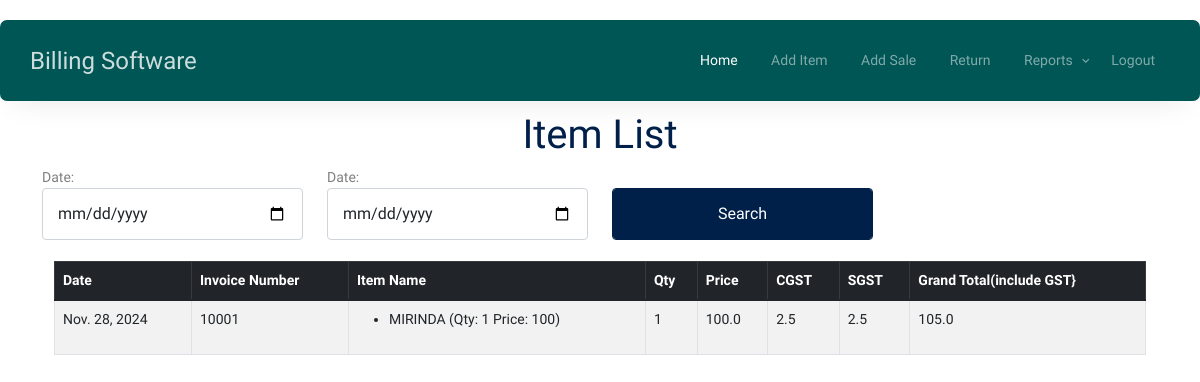
Page /returnReport on the committed database.
### shopping_app/models.py (models this page shows)
class Return(models.Model):
    phonenumber = models.IntegerField(null=True)
    itemname = models.CharField(max_length=250,null=True)
    hsncode = models.CharField(max_length=250,null=True)
    price = models.CharField(max_length=250,null=True)
    gst = models.IntegerField(null=True)
    cgst = models.FloatField(null=True)
    sgst = models.FloatField(null=True)
    quantity = models.IntegerField(null=True)
    date = models.DateField(auto_now_add=True)
    invoiceNo =models.CharField(max_length=250,null=True)
    username = models.CharField(max_length=250,null=True)
    barcode_number = models.CharField(max_length=250,null=True)
    discount = models.IntegerField(null=True)

### shopping_app/views.py (the view)
# urls.py: path('returnReport',views.returnReport,name='returnReport'),
def returnReport(request):
    from_date = request.GET.get('from_date')
    to_date = request.GET.get('to_date')
    sales = Return.objects.all()
    if from_date:
        sales = sales.filter(date__gte=parse_date(from_date))
    if to_date:
        sales = sales.filter(date__lte=parse_date(to_date))
    sales_summary = {}
    for sale in sales:
        invoice_no = sale.invoiceNo
        if invoice_no not in sales_summary:
            sales_summary[invoice_no] = {
                'date': sale.date,
                'items': [],
                'grand_qty': 0,
                'grand_print': 0.0,
                'grand_price_with_gst': 0.0,
                'cgst_amount': 0.0,
                'sgst_amount': 0.0,
            }
        sales_summary[invoice_no]['items'].append({
            'itemname': sale.itemname,
            'quantity': sale.quantity,
            'price':sale.price,
        })
        price = float(sale.price)
        quantity = sale.quantity
        gst = float(sale.gst) if hasattr(sale, 'gst') else 0.0
        item_total = price * quantity  # Total price for the item
        sales_summary[invoice_no]['grand_qty'] += quantity
        sales_summary[invoice_no]['grand_print'] += price * quantity
        sales_summary[invoice_no]['grand_price_with_gst'] += (price * quantity) + ((price * quantity) * gst / 100)
        cgst = gst / 2
        sgst = gst / 2
        sales_summary[invoice_no]['cgst_amount'] += item_total * cgst / 100
        sales_summary[invoice_no]['sgst_amount'] += item_total * sgst / 100
    return render(request, 'returnReport.html', {'sales_summary': sales_summary})

### shopping_app/templates/returnReport.html (shortened to what this page needs)
{% load static %}
<!DOCTYPE html>
<html lang="en">
  <head>
    <link rel="stylesheet" href="{% static 'fonts/icomoon/style.css' %}" />
    <link rel="stylesheet" href="{% static 'fonts/flaticon/font/flaticon.css' %}" />
    <link rel="stylesheet" href="{% static 'css/tiny-slider.css' %}" />
    <link rel="stylesheet" href="{% static 'css/aos.css' %}" />
    <link rel="stylesheet" href="{% static 'css/style.css' %}" />
  </head>
  <body>
    {% include 'admin_nav.html' %}
<br><br><br>
      <div class="container">
        <div class="row justify-content-center align-items-center">
          <div class="col-lg-9 text-center mt-5">
            <h1 class="heading" data-aos="fade-up"> Item List</h1>
          </div>
        </div>
      </div>
<div class="content">
    <div class="container" style=" overflow-x: auto;">
        <form method="post">
        <div class="row">
            <div class="col-md-3">
                <label for="from_date">Date:</label>
    <input type="date" name="from_date" id="from_date" class="form-control" value="{{ request.GET.from_date }}">
            </div>
            <div class="col-md-3">
                <label for="to_date">Date:</label>
    <input type="date" name="to_date" class="form-control" id="to_date" value="{{ request.GET.to_date }}">
            </div>
            <div class="col-md-3">
                <br>
                <button type="submit" class="form-control btn-primary">Search</button>
            </div>
        </div>
            </form>
        <br>
        <div class="container">
            <div class="">
                <form method="get">
                    <table class="table table-striped table-bordered">
                        <thead class="table-dark">
                        <tr>
                            <th>Date</th>
                            <th>Invoice Number</th>
                            <th>Item Name</th>
                            <th>Qty</th>
                            <th>Price</th>
                            <th>CGST</th>
                            <th>SGST</th>
                            <th>Grand Total(include GST}</th>
                        </tr>
                        </thead>
                       <tbody>
        {% for invoice_no, summary in sales_summary.items %}
        <tr>
            <td>{{ summary.date }}</td>
            <td>{{ invoice_no }}</td>
            <td>
                <ul>
                    {% for item in summary.items %}
                        <li>{{ item.itemname }} (Qty: {{ item.quantity }} Price: {{ item.price }})</li>
                    {% endfor %}
                </ul>
            </td>
            <td>{{ summary.grand_qty }}</td>
            <td>{{ summary.grand_print }}</td>
            <td>{{ summary.cgst_amount }}</td>
            <td>{{ summary.sgst_amount }}</td>
            <td>{{ summary.grand_price_with_gst }}</td>
        </tr>
        {% endfor %}
    </tbody>
                    </table>
                </form>
            </div>
        </div>
    </div>
</div>
  </body>
</html>

### rows in the picture
Return: date "Nov. 28, 2024", invoiceNo "10001", itemname "MIRINDA", quantity "1", price "100", grand_qty "1", grand_print "100.0", cgst_amount "2.5", sgst_amount "2.5", grand_price_with_gst "105.0"
